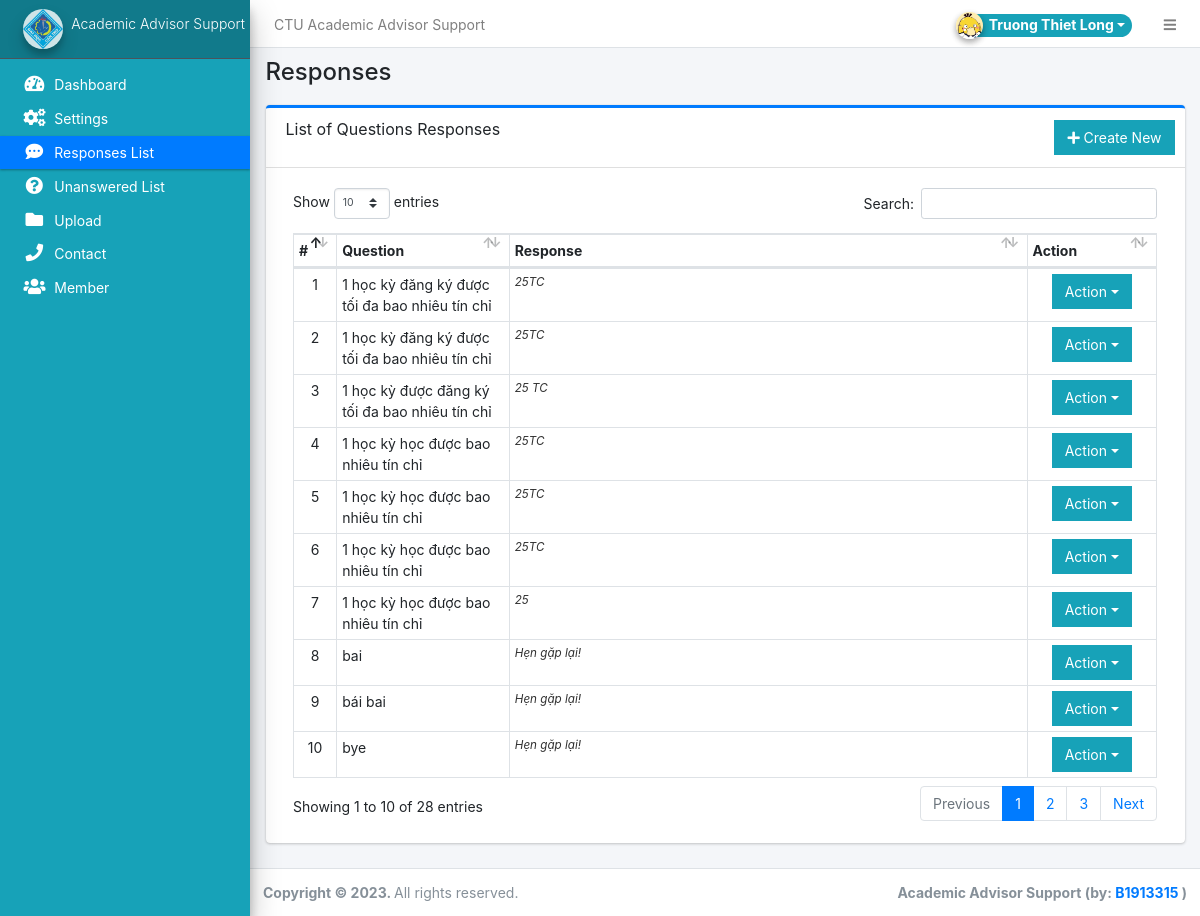
The app's page /admin/?page=responses (signed in) with its own data.
### tables this page shows
CREATE TABLE `questions` (
  `id` int(30) NOT NULL,
  `question` text DEFAULT NULL,
  `response_id` int(30) NOT NULL
);

CREATE TABLE `responses` (
  `id` int(30) NOT NULL,
  `response_message` text DEFAULT NULL
);

### config.php (called while the page is built, shortened)
<?php
require_once('classes/DBConnection.php');
require_once('classes/SystemSettings.php');
function validate_image($file){
	if(!empty($file)){
		if(is_file(base_app.$file)){
			return base_url.$file;
		}else{
			return base_url.'dist/img/no-image-available.png';
		}
	}else{
		return base_url.'dist/img/no-image-available.png';
	}
}
function isMobileDevice(){
    $aMobileUA = array(
        '/iphone/i' => 'iPhone',
        '/ipod/i' => 'iPod',
        '/ipad/i' => 'iPad',
        '/android/i' => 'Android',
        '/blackberry/i' => 'BlackBerry',
        '/webos/i' => 'Mobile'
    );
    return false;
}
?>

### classes/DBConnection.php (called while the page is built, shortened)
<?php
class DBConnection{
    private $host = DB_SERVER;
    private $username = DB_USERNAME;
    private $password = DB_PASSWORD;
    private $database = DB_NAME;
    public $conn;
    public function __construct(){
        if (!isset($this->conn)) {
            $this->conn = new mysqli($this->host, $this->username, $this->password, $this->database);
        }
    }
}
?>

### classes/SystemSettings.php (called while the page is built, shortened)
<?php
class SystemSettings extends DBConnection{
	function userdata($field = ''){
		if(!empty($field)){
			if(isset($_SESSION['userdata'][$field]))
				return $_SESSION['userdata'][$field];
			else
				return null;
		}else{
			return false;
		}
	}
	function info($field=''){
		if(!empty($field)){
			if(isset($_SESSION['system_info'][$field]))
				return $_SESSION['system_info'][$field];
			else
				return false;
		}else{
			return false;
		}
	}
}
$_settings = new SystemSettings();
?>

### admin/responses/index.php (the view, shortened to what this page needs)
<div class="card card-outline card-primary">
	<div class="card-header">
		<h3 class="card-title">List of Questions Responses</h3>
		<div class="card-tools">
			<a href="?page=responses/manage" class="btn btn-flat btn-info"><span class="fas fa-plus"></span>  Create New</a>
		</div>
	</div>
	<div class="card-body">
		<div class="container-fluid">
			<table class="table table-bordered table-stripped">
				<colgroup>
					<col width="5%">
					<col width="20%">
					<col width="60%">
					<col width="15%">
				</colgroup>
				<thead>
					<tr>
						<th>#</th>
						<th>Question</th>
						<th>Response</th>
						<th>Action</th>
					</tr>
				</thead>
				<tbody>
					<?php
					$i = 1;
						$qry = $conn->query("SELECT q.id, r.response_message, q.question FROM `questions` q inner join `responses` r on q.response_id = r.id order by q.question asc ");
						while($row = $qry->fetch_assoc()):
					?>
						<tr>
							<td class="text-center"><?php echo $i++; ?></td>
							<td><?php echo $row['question'] ?></td>
							<td><span class="truncate"><?php echo $row['response_message'] ?></span></td>
							<td align="center">
								 <button type="button" class="btn btn-flat btn-info dropdown-toggle dropdown-icon" data-toggle="dropdown">
				                  		Action
				                  </button>
							</td>
						</tr>
					<?php endwhile; ?>
				</tbody>
			</table>
		</div>
	</div>
</div>

### admin/index.php (shortened to what this page needs)
<?php require_once('../config.php'); ?>
<!DOCTYPE html>
<html lang="en" class="" style="height: auto;">
<?php require_once('inc/header.php') ?>
  <body class="layout-fixed layout-footer-fixed text-sm sidebar-mini control-sidebar-slide-open layout-navbar-fixed " data-new-gr-c-s-check-loaded="14.991.0" data-gr-ext-installed="" style="height: auto;">
    <div class="wrapper">
     <?php require_once('inc/topBarNav.php') ?>
     <?php require_once('inc/navigation.php') ?>
     <?php $page = isset($_GET['page']) ? $_GET['page'] : 'home';  ?>
      <div class="content-wrapper" style="min-height: 567.854px;">
        <div class="content-header">
          <div class="container-fluid">
            <div class="row mb-2">
              <div class="col-sm-6">
                <h1 class="m-0"><?php echo ucwords(str_replace(array("/","_"), " ",$page)) ?></h1>
              </div>
            </div>
          </div>
        </div>
        <section class="content">
          <div class="container-fluid">
            <?php
              if(!file_exists($page.".php") && !is_dir($page)){
                  include '404.html';
              }else{
                if(is_dir($page))
                  include $page.'/index.php';
                else
                  include $page.'.php';
              }
            ?>
          </div>
        </section>
      </div>
      <?php require_once('inc/footer.php') ?>
  </body>
</html>

### admin/inc/header.php (shortened to what this page needs)
<head>
    <link rel="stylesheet" href="<?php echo base_url ?>plugins/fontawesome-free/css/all.min.css">
    <link rel="stylesheet" href="<?php echo base_url ?>plugins/tempusdominus-bootstrap-4/css/tempusdominus-bootstrap-4.min.css">
  <link rel="stylesheet" href="<?php echo base_url ?>plugins/datatables-bs4/css/dataTables.bootstrap4.min.css">
  <link rel="stylesheet" href="<?php echo base_url ?>plugins/datatables-responsive/css/responsive.bootstrap4.min.css">
  <link rel="stylesheet" href="<?php echo base_url ?>plugins/datatables-buttons/css/buttons.bootstrap4.min.css">
  <link rel="stylesheet" href="<?php echo base_url ?>plugins/select2/css/select2.min.css">
  <link rel="stylesheet" href="<?php echo base_url ?>plugins/select2-bootstrap4-theme/select2-bootstrap4.min.css">
    <link rel="stylesheet" href="<?php echo base_url ?>plugins/icheck-bootstrap/icheck-bootstrap.min.css">
    <link rel="stylesheet" href="<?php echo base_url ?>plugins/jqvmap/jqvmap.min.css">
    <link rel="stylesheet" href="<?php echo base_url ?>dist/css/adminlte.css">
    <link rel="stylesheet" href="<?php echo base_url ?>dist/css/custom.css">
    <link rel="stylesheet" href="<?php echo base_url ?>plugins/overlayScrollbars/css/OverlayScrollbars.min.css">
    <link rel="stylesheet" href="<?php echo base_url ?>plugins/daterangepicker/daterangepicker.css">
    <link rel="stylesheet" href="<?php echo base_url ?>plugins/summernote/summernote-bs4.min.css">
  <link rel="stylesheet" href="<?php echo base_url ?>plugins/sweetalert2-theme-bootstrap-4/bootstrap-4.min.css">
  </head>

### admin/inc/topBarNav.php (shortened to what this page needs)
<nav class="main-header navbar navbar-expand navbar-white navbar-light text-sm">
  <ul class="navbar-nav">
    <li class="nav-item d-none d-sm-inline-block">
      <a href="<?php echo base_url ?>" class="nav-link"><?php echo (!isMobileDevice()) ? $_settings->info('name'):$_settings->info('short_name'); ?></a>
    </li>
  </ul>
  <ul class="navbar-nav ml-auto">
    <li class="nav-item">
      <div class="btn-group nav-link">
            <button type="button" class="btn btn-rounded badge badge-info dropdown-toggle dropdown-icon" data-toggle="dropdown">
              <span><img src="<?php echo validate_image($_settings->userdata('avatar')) ?>" class="img-circle elevation-2 user-img" alt="User Image"></span>
              <span class="ml-3"><?php echo ucwords($_settings->userdata('firstname').' '.$_settings->userdata('lastname')) ?></span>
            </button>
        </div>
    </li>
    <li class="nav-item">
      <a class="nav-link" data-widget="pushmenu" href="#" role="button"><i class="fas fa-bars"></i></a>
    </li>
  </ul>
</nav>

### admin/inc/navigation.php (shortened to what this page needs)
<aside class="main-sidebar sidebar-dark-primary elevation-4 bg-info text-white">
  <a href="<?php echo base_url ?>admin" class="brand-link bg-info text-sm">
  <img src="<?php echo validate_image($_settings->info('logo'))?>" alt="Store Logo" class="brand-image img-circle elevation-3" style="opacity: .8;width: 2.5rem;height: 2.5rem;max-height: unset">
  <span class="brand-text font-weight-light"><?php echo $_settings->info('short_name') ?></span>
  </a>
  <div class="sidebar os-host os-theme-light os-host-overflow os-host-overflow-y os-host-resize-disabled os-host-transition os-host-scrollbar-horizontal-hidden">
    <div class="os-content-glue" style="margin: 0px -8px; width: 249px; height: 646px;"></div>
    <div class="os-padding">
      <div class="os-viewport os-viewport-native-scrollbars-invisible" style="overflow-y: scroll;">
        <div class="os-content" style="padding: 0px 8px; height: 100%; width: 100%;">
          <nav class="mt-4">
             <ul class="nav nav-pills nav-sidebar flex-column text-sm nav-compact nav-flat nav-child-indent nav-collapse-hide-child" data-widget="treeview" role="menu" data-accordion="false">
              <li class="nav-item dropdown">
                <a href="./" class="nav-link nav-home">
                  <i class="nav-icon fas fa-tachometer-alt"></i>
                  <p>
                    Dashboard
                  </p>
                </a>
              </li>
              <li class="nav-item dropdown">
                <a href="<?php echo base_url ?>admin/?page=system_info" class="nav-link nav-system_info">
                  <i class="nav-icon fas fa-cogs"></i>
                  <p>
                    Settings
                  </p>
                </a>
              </li>
              <li class="nav-item dropdown">
                <a href="<?php echo base_url ?>admin/?page=responses" class="nav-link nav-responses">
                  <i class="nav-icon fas fa-comment-dots"></i>
                  <p>
                    Responses List
                  </p>
                </a>
              </li>
              <li class="nav-item dropdown">
                <a href="<?php echo base_url ?>admin/?page=unanswered" class="nav-link nav-unanswered">
                  <i class="nav-icon fas fa-question-circle"></i>
                  <p>
                    Unanswered List
                  </p>
                </a>
              </li>
              <li class="nav-item dropdown">
                <a href="<?php echo base_url ?>admin/?page=upload" class="nav-link nav-upload">
                  <i class="nav-icon fas fa-folder"></i>
                  <p>
                    Upload
                  </p>
                </a>
              </li>
              <li class="nav-item dropdown">
                <a href="<?php echo base_url ?>admin/?page=contact" class="nav-link nav-contact">
                  <i class="nav-icon fas fa-phone"></i>
                  <p>
                    Contact
                  </p>
                </a>
              </li>
              <li class="nav-item dropdown">
                <a href="<?php echo base_url ?>admin/?page=member" class="nav-link nav-member">
                  <i class="nav-icon fas fa-users"></i>
                  <p>
                    Member
                  </p>
                </a>
              </li>
            </ul>
          </nav>
        </div>
      </div>
    </div>
  </div>
</aside>

### admin/inc/footer.php (shortened to what this page needs)
<footer class="main-footer text-sm">
        <strong>Copyright © <?php echo date('Y') ?>.
        </strong>
        All rights reserved.
        <div class="float-right d-none d-sm-inline-block">
          <b><?php echo $_settings->info('short_name') ?> (by: <a href="https://www.facebook.com/ttlong315" target="blank">B1913315</a> )</b>
        </div>
      </footer>
    </div>

### admin/inc/topBarNav.php (style rules this page uses)
.user-img { position: absolute; height: 27px; width: 27px; object-fit: cover; left: -7%; top: -12%; }
.btn-rounded { border-radius: 50px; }

### admin/inc/navigation.php (style rules this page uses)
.sidebar li.nav-item * { color:white; }

### records on screen
questions: question "1 học kỳ đăng ký được tối đa bao nhiêu tín chỉ", response.response_message "25TC"
questions: question "1 học kỳ đăng ký được tối đa bao nhiêu tín chỉ", response.response_message "25TC"
questions: question "1 học kỳ được đăng ký tối đa bao nhiêu tín chỉ", response.response_message "25 TC"
questions: question "1 học kỳ học được bao nhiêu tín chỉ", response.response_message "25TC"
questions: question "1 học kỳ học được bao nhiêu tín chỉ", response.response_message "25TC"
questions: question "1 học kỳ học được bao nhiêu tín chỉ", response.response_message "25TC"
questions: question "1 học kỳ học được bao nhiêu tín chỉ", response.response_message "25"
questions: question "bai", response.response_message "Hẹn gặp lại!"
questions: question "bái bai", response.response_message "Hẹn gặp lại!"
questions: question "bye", response.response_message "Hẹn gặp lại!"

### other values on screen
$_settings->info('name') "CTU Academic Advisor Support"
$_settings->userdata('firstname').' '.$_settings->userdata('lastname') "Truong Thiet Long"
$_settings->info('short_name') "Academic Advisor Support"
str_replace(array("/","_"), " ",$page) "Responses"
